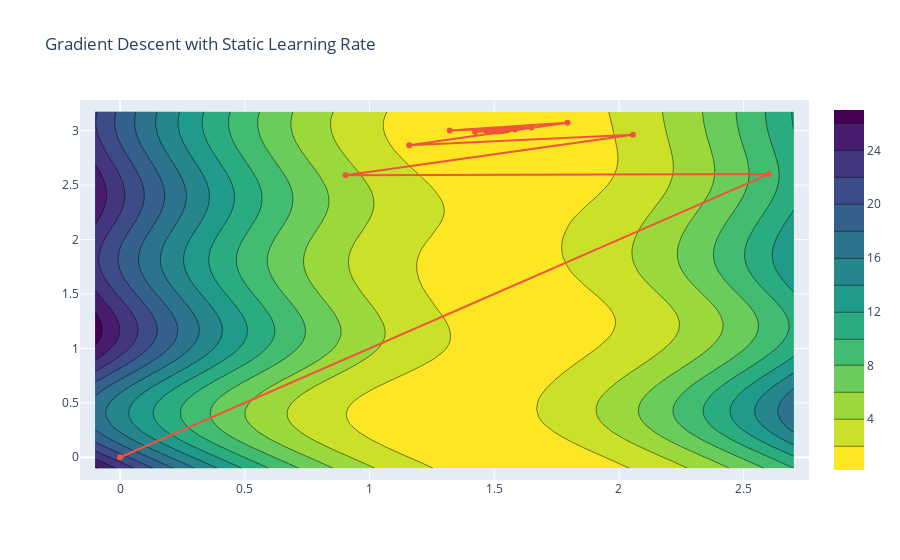

Write notebook code for a chart like this one.
### Code cell
contour_plot('Gradient Descent with Static Learning Rate', thetas, mean_squared_error, sin_model, df["x"], df["y"])
